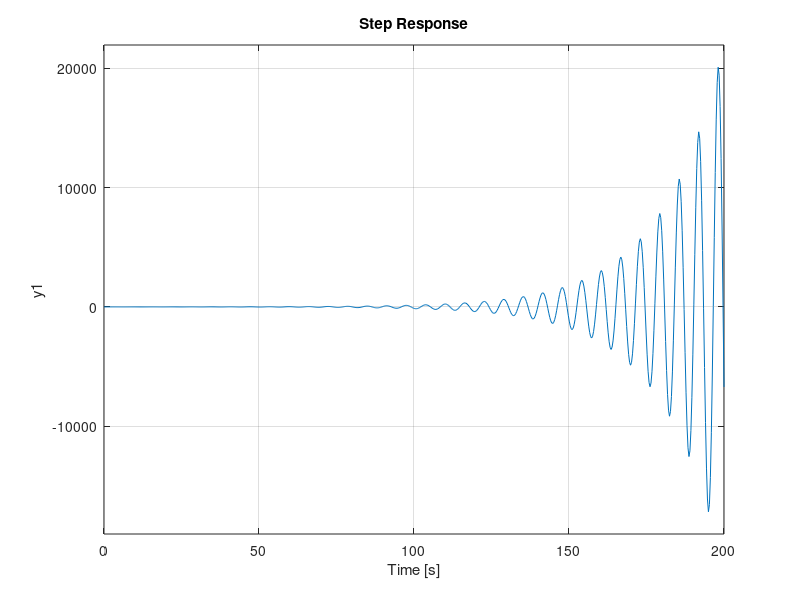

Recreate this plot in MATLAB. (Note: this script raises an error after producing the figure.)
%%% AULA 1
%%% João Luiz
clear all
close all
clc

%% continuous system:
%A'P + PA < 0
%P > 0

num = 1;
den = [1 -0.1 1];            % unstable
% den = [1 0.1 1];            % estable

[A,B,C,D] = tf2ss(num,den);
sistem = ss(A,B,C,D);

step(sistem)

%% stability analysis

P = sdpvar(2,2)
sdisplay(P)

lmi1 = [A'*P+P*A<=0]
lmi2 = [P>=0]

LMI = [lmi1,lmi2];

optimize(LMI);

Ps = value(P);
eig(A)

checkset(LMI)

eig(A'*Ps+Ps*A)

%% discrete system:


